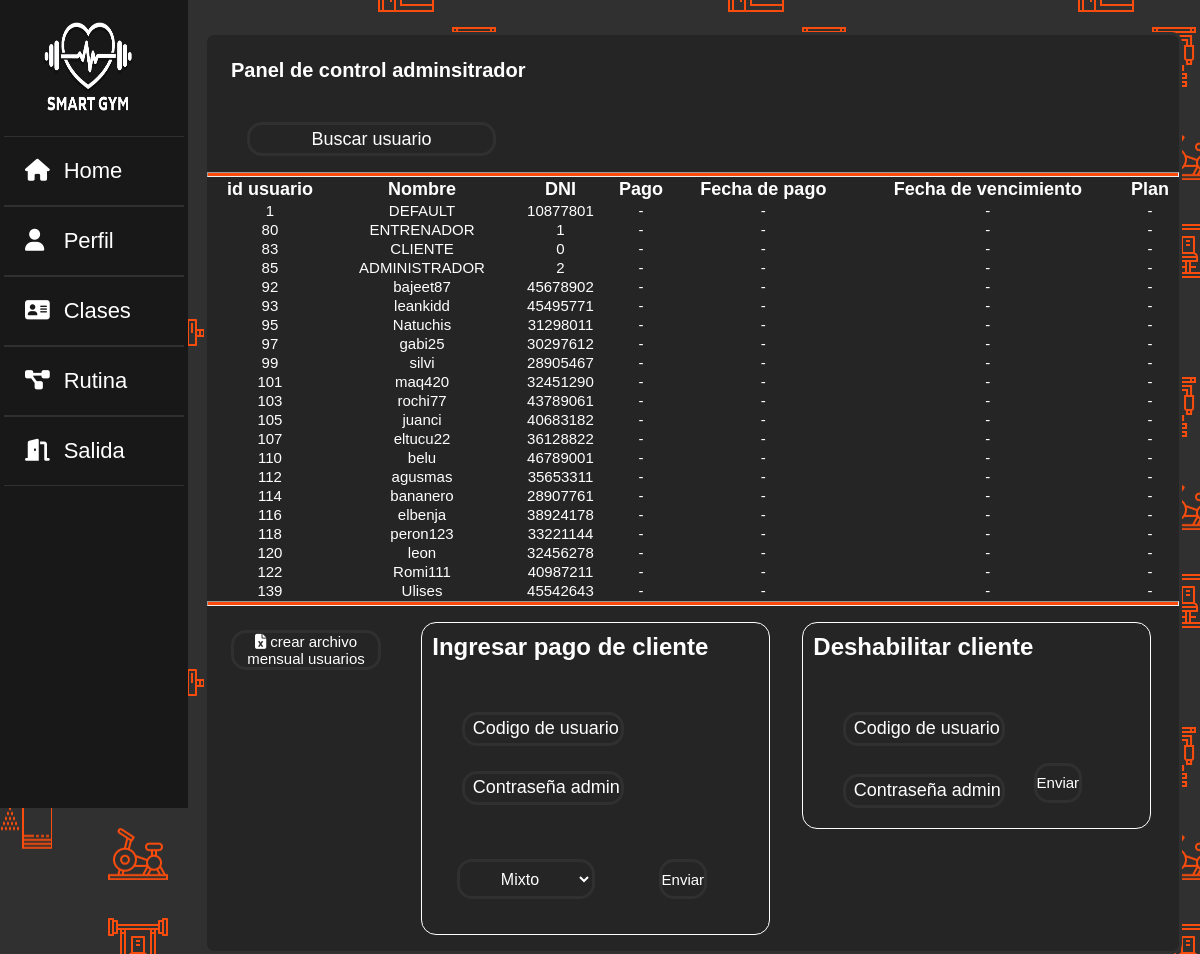
The page /vistas/admincontrolpanel.php (signed in) on the database its author committed.
### tables this page shows
CREATE TABLE `datos` (
  `idusuario` int(9) NOT NULL,
  `nombre` varchar(100) NOT NULL,
  `apellido` varchar(100) NOT NULL,
  `usuario` varchar(100) NOT NULL,
  `sexo` varchar(20) NOT NULL,
  `dni` int(8) NOT NULL,
  `edad` int(2) NOT NULL,
  `correo` varchar(100) NOT NULL,
  `contraseña` varchar(100) NOT NULL,
  `image` longblob NOT NULL,
  `created` datetime NOT NULL,
  `status` varchar(255) NOT NULL,
  `id_rol` int(11) NOT NULL,
  `pesoinicial` varchar(11) NOT NULL,
  `pesoactual` varchar(11) NOT NULL,
  `pesoideal` varchar(11) NOT NULL,
  `estado_cuenta` int(1) NOT NULL,
  `ultimopago` date DEFAULT NULL,
  `cantidad_meses` int(1) DEFAULT NULL,
  `vencimiento` date DEFAULT NULL,
  `plantype` varchar(15) DEFAULT NULL
);

### vistas/admincontrolpanel.php (the view, shortened to what this page needs)
<?php
$conex = conectar();
$nusuario = $_SESSION['usuario'];
$sql = "SELECT * FROM datos WHERE usuario='$nusuario'";
$query = mysqli_query($conex, $sql);
$row = mysqli_fetch_array($query);
$idrol = $row['id_rol'];
?>
<!DOCTYPE html>
<html lang="es">
<head>
    <link rel="stylesheet" href="../css/EstiloGeneral.css">
    <link rel="stylesheet" href="../css/estilotabla.css">
    <link rel="stylesheet" href="../css/EstiloHomes.css">
</head>
<?php
switch ($idrol) {
    case 0:
        include("sidebars/sidebarc.php");
        break;
}
?>
<body>
    <div class="main_contentpa">
        <div class="contenedortabla">
            <h4>Panel de control adminsitrador</h4>
            <input class="form-control col-md-3 light-table-filter" data-table="order-table" type="text" placeholder="Buscar usuario">
            <hr>
            <table class="table table-bordered order-table " id="tabla">
                <thead class="tabla-header">
                    <tr class="filah">
                        <th>id usuario</th>
                        <th>Nombre</th>
                        <th>DNI</th>
                        <th>Pago</th>
                        <th>Fecha de pago</th>
                        <th>Fecha de vencimiento</th>
                        <th>Plan</th>
                    </tr>
                </thead>
                <?php
                $query = mysqli_query($conex, "SELECT * FROM datos");
                while ($data = mysqli_fetch_array($query)) {
                ?>
                    <tr class="tabla-fila">
                        <td class="datos"><?php echo $data['idusuario']; ?></td>
                        <td class="datos"><?php echo $data['usuario']; ?></td>
                        <td class="datos"><?php echo $data['dni']; ?></td>
                        <td class="datos">-</td>
                        <td class="datos">-</td>
                        <td class="datos">-</td>
                        <td class="datos">-</td>
                    </tr>
                <?php } ?>
            </table>
            <hr>
            <Div class="barra-abajo">
                <button id="btnExportar" class="btn btn-success">
                    <i class="fas fa-file-excel"></i> crear archivo mensual usuarios
                </button>
                <div class="cuadro-admin">
                    <h2>Ingresar pago de cliente</h2>
                    <form method="POST" >
                    <input class="ing1"  name="iduser" type="text" placeholder="Codigo de usuario">
                    <input class="ing2"  name="password" type="text" placeholder="Contraseña admin">
                    <select name="tipoplan" class="sg">
                        <option value="Mixto"> Mixto</option>
                    </select>
                    <input id="btn-n" type="submit" name="subipago" value="Enviar">
                    </form>
                </div>
                <div id="cuadro-adminbaja">
                    <h2> Deshabilitar cliente</h2>
                    <form method="post">
                        <input class="ing1" type="text" name="iduser" placeholder="Codigo de usuario">
                        <input class="ing2" type="text" name="password" placeholder="Contraseña admin">
                        <input id="btn-n" type="submit" name="bajaboton" value="Enviar">
                    </form>
                </div>
            </Div>
        </div>
    </div>
</body>
</html>

### css/EstiloGeneral.css (style rules this page uses)
* { margin: 0%; padding: 0%; }
html { background-image: url("../img/fondo_icon.png"); }
body { background-image: url("../img/fondo_icon.png"); }

### css/estilotabla.css (style rules this page uses)
* { margin: 0%; padding: 0%; font-family: "Poppins", sans-serif; }
:root { --color-letra: #fff; --color-fondos: #fb4c0d; --color-fondobotones: #252525; --color-bordes-normales: #303030; }
html { background-image: url("../img/fondo_icon.png"); }
hr { height: 3px; color: var(--color-fondos); background: var(--color-fondos); }
.contenedortabla { position: relative; margin-top: 4vh; height: fit-content; width: fit-content; background-color: var(--color-fondobotones) ; border: 3px solid var(--color-bordes-normales) ; border-radius: 10px; }
.contenedortabla h4 { margin-top: 3vh; margin-left: 3vh; margin-bottom: 0vh; font-size: 20px; color: var(--color-letra); }
.form-control { position: relative; margin-top: 5vh; margin-left: 5vh; margin-bottom: 2vh; height: 3.5vh; width: 25%; text-align: center; background: var(--color-fondobotones); color: var(--color-letra); border:3px solid var(--color-bordes-normales) ; border-radius: 15px; transition: 1.2s; cursor:pointer; font-size: 15px; }
.table { position: relative; height: fit-content; width: 81vw; text-align: center; }
.filah { color: var(--color-letra); font-size: 18px; }
.tabla-fila { font-size: 15px; color: var(--color-letra); }
.barra-abajo { position: relative; display: flex; top: 0%; height: fit-content; width: 80vw; }
#btnExportar { position: flex; margin: 3vh; height: fit-content; width: fit-content; text-align: center; background: var(--color-fondobotones); color: var(--color-letra); border:3px solid var(--color-bordes-normales) ; border-radius: 15px; transition: 1.2s; cursor:pointer; font-size: 15px; }
#btn-n { position: flex; margin: 3vh; min-height: 5vh; height: fit-content; width: fit-content; text-align: center; background: var(--color-fondobotones); color: var(--color-letra); border:3px solid var(--color-bordes-normales) ; border-radius: 15px; transition: 1.2s; cursor:pointer; font-size: 15px; }
.cuadro-admin { position: relative; margin: 2vh; height: fit-content; width: 45vw; background: transparent; border: 1px solid white; border-radius: 15px; }
.cuadro-admin h2 { color: white; margin: 3%; }
#cuadro-adminbaja { position: relative; margin: 2vh; height: fit-content; width: 45vw; background: transparent; border: 1px solid white; border-radius: 15px; }
#cuadro-adminbaja h2 { color: white; margin: 3%; }
.ing1 { position: relative; margin-top: 5vh; margin-left: 5vh; margin-bottom: -2%; height: 3.5vh; min-width: 45%; width: 45%; text-align: center; background: var(--color-fondobotones); color: var(--color-letra); border:3px solid var(--color-bordes-normales) ; border-radius: 15px; transition: 1.2s; cursor:text; font-size: 15px; }
input::placeholder { padding: 5%; font-size: 1rem; }
.ing2 { position: relative; top: 1vh; left: 0vw; margin-top: 3vh; margin-left: 5vh; margin-bottom: 8%; height: 3.5vh; width: 45%; text-align: center; background: var(--color-fondobotones); color: var(--color-letra); border:3px solid var(--color-bordes-normales) ; border-radius: 15px; transition: 1.2s; cursor:text; font-size: 15px; }
.sg { margin: 10%; min-height: 5vh; min-width: fit-content; width: 40%; text-align: center; background: var(--color-fondobotones); color: var(--color-letra); border: 3px solid var(--color-bordes-normales); border-radius: 15px; transition: 0.3s; cursor: pointer; font-size: 1rem; }

### css/EstiloHomes.css (style rules this page uses)
:root { --color-letra: #fff; --color-fondos: #fb4c0d; --color-fondo-html: #020202; --color-fondosn: #181818; --color-fondobotones: #252525; --color-bordes: #303030; }
* { margin: 0%; padding: 0%; font-family: "Poppins", sans-serif; }
input::placeholder { color: #fff; font-size: 18px; }
.main_contentpa { width: 72%; margin-top: 2%; margin-left: 17%; }

### css/EstiloSidebar.css (style rules this page uses)
* { margin: 0%; padding: 0%; font-family: "Poppins", sans-serif; }

### rows shown on the page
datos: idusuario "1", usuario "DEFAULT", dni "10877801"
datos: idusuario "80", usuario "ENTRENADOR", dni "1"
datos: idusuario "83", usuario "CLIENTE", dni "0"
datos: idusuario "85", usuario "ADMINISTRADOR", dni "2"
datos: idusuario "92", usuario "bajeet87", dni "45678902"
datos: idusuario "93", usuario "leankidd", dni "45495771"
datos: idusuario "95", usuario "Natuchis", dni "31298011"
datos: idusuario "97", usuario "gabi25", dni "30297612"
datos: idusuario "99", usuario "silvi", dni "28905467"
datos: idusuario "101", usuario "maq420", dni "32451290"
datos: idusuario "103", usuario "rochi77", dni "43789061"
datos: idusuario "105", usuario "juanci", dni "40683182"
datos: idusuario "107", usuario "eltucu22", dni "36128822"
datos: idusuario "110", usuario "belu", dni "46789001"
datos: idusuario "112", usuario "agusmas", dni "35653311"
datos: idusuario "114", usuario "bananero", dni "28907761"
datos: idusuario "116", usuario "elbenja", dni "38924178"
datos: idusuario "118", usuario "peron123", dni "33221144"
datos: idusuario "120", usuario "leon", dni "32456278"
datos: idusuario "122", usuario "Romi111", dni "40987211"
datos: idusuario "139", usuario "Ulises", dni "45542643"
